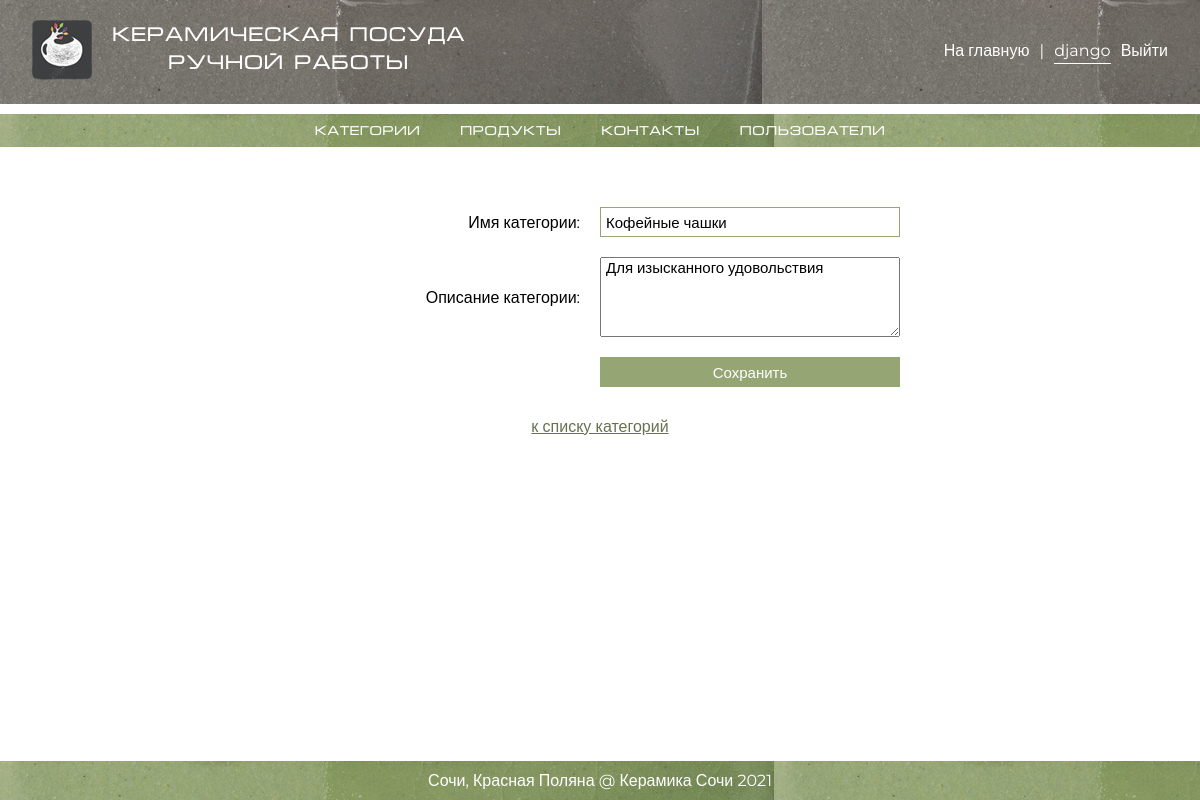
Before: /my_admin/categories/update/2/ (signed in) with the older database file.
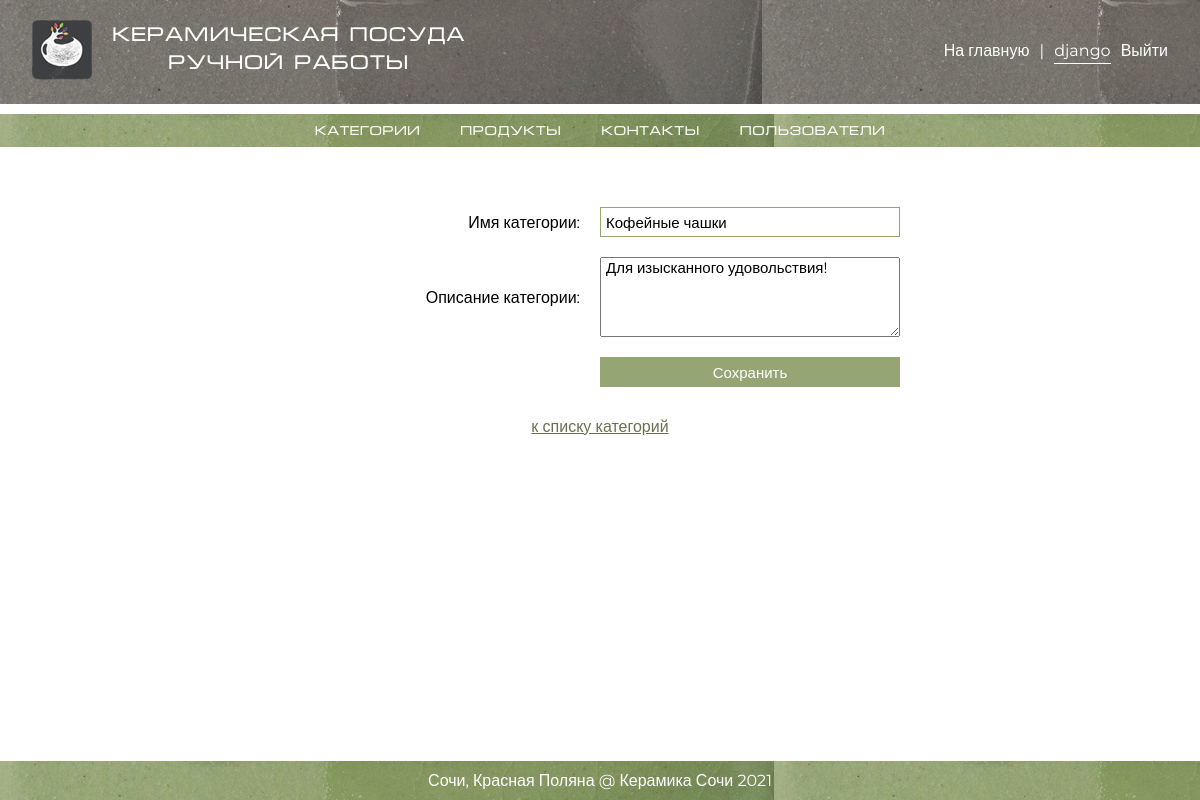
After: the same page with the newer database file.
### mainapp/models.py (models this page shows, shortened)
class ProductCategory(models.Model):
    name = models.CharField(verbose_name='имя категории', max_length=64)
    description = models.TextField(verbose_name='описание категории', blank=True)
    is_active = models.BooleanField(verbose_name='активная', default=1)

### adminapp/views.py (the view)
# urls.py: path('categories/update/<int:pk>/', adminapp.ProductCategoryUpdateView.as_view(), name='category_update'),
class ProductCategoryUpdateView(SuperUserOnlyMixin, PageContextMixin, UpdateView):
    model = ProductCategory
    template_name = 'adminapp/category_update.html'
    page_title = 'Админка / Редактирование категории продуктов'
    success_url = reverse_lazy('adminapp:categories')
    form_class = AdminProductCategoryCreateForm

### adminapp/forms.py
class AdminProductCategoryCreateForm(forms.ModelForm):
    class Meta:
        model = ProductCategory
        fields = ('name', 'description')
    def __init__(self, *args, **kwargs):
        super().__init__(*args, **kwargs)
        for field_name, field in self.fields.items():
            field.widget.attrs['class'] = field_name
            field.help_text = ''

### adminapp/views.py (called while the page is built)
    @method_decorator(user_passes_test(lambda x: x.is_superuser))
    def dispatch(self, *args, **kwargs):
        return super().dispatch(*args, **kwargs)

    def get_context_data(self, **kwargs):
        context = super().get_context_data(**kwargs)
        context['page_title'] = self.page_title
        return context

### adminapp/templates/adminapp/category_update.html (shortened to what this page needs)
{% extends 'adminapp/base.html' %}
{% block content %}
    <div class="form-container">
        <form class="base-form margin-center" method="post"
              enctype="multipart/form-data">
            {{ form.as_p }}
            <p>
                <input class="submit" type="submit" value="Сохранить">
            </p>
        </form>
    </div>
    <div class="margin-center margin-top center">
        <a href="{% url 'adminapp:categories' %}">
            к списку категорий
        </a>
    </div>
{% endblock %}

Changed rows visible on the page:
changed ProductCategory "Кофейные чашки": description "Для изысканного удовольствия" → "Для изысканного удовольствия!"
